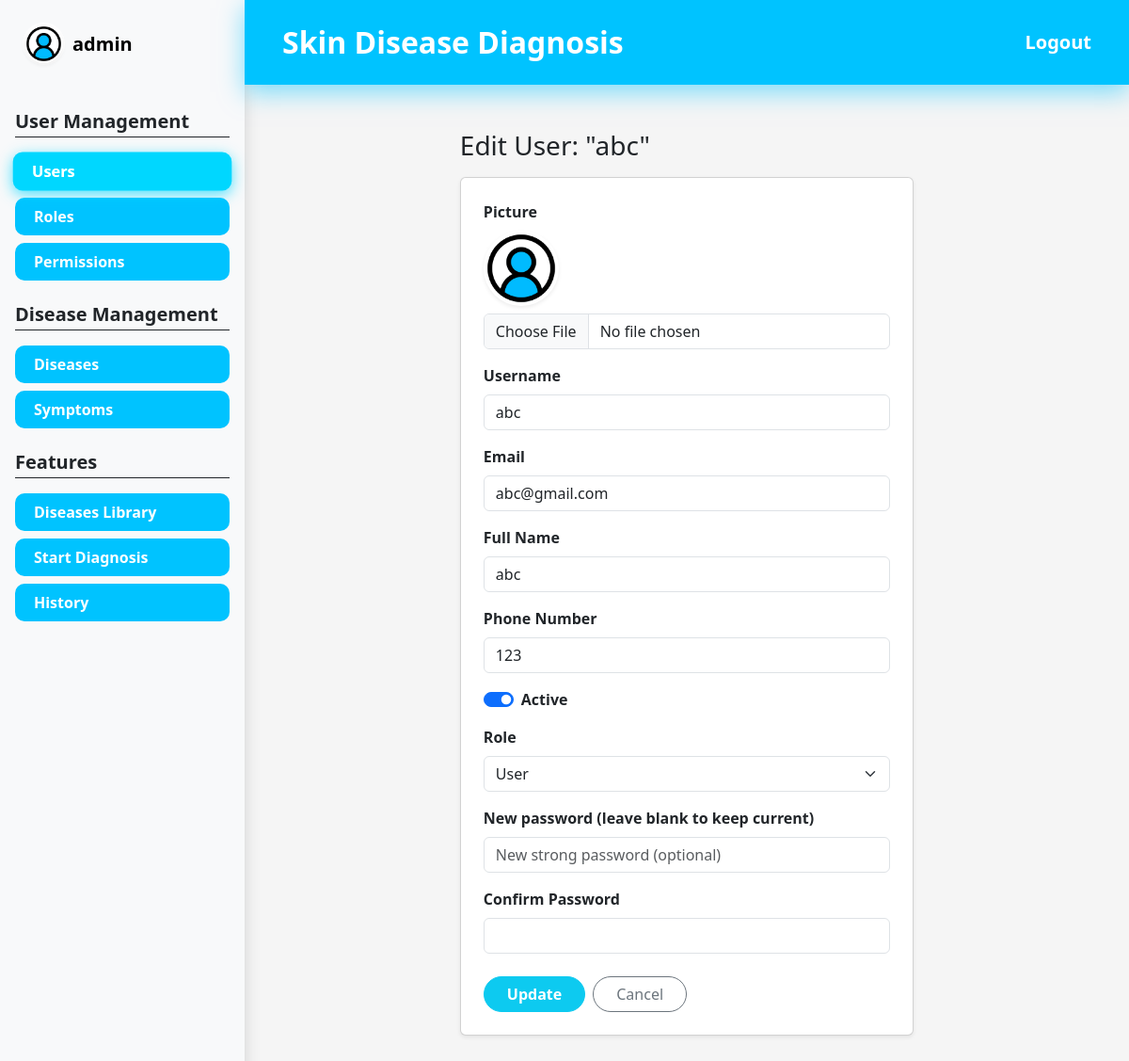
The app's page /users/9/edit (signed in) with its own data.
### app/models/user.py (models this page shows, shortened)
class User(UserMixin, db.Model):
    __tablename__ = "users"
    id = db.Column(db.Integer, primary_key=True)
    username = db.Column(db.String(80), unique=True, nullable=False)
    email = db.Column(db.String(120), unique=True, nullable=False)
    full_name = db.Column(db.String(120), nullable=False)
    phone_number = db.Column(db.String(15), unique=True, nullable=False)
    is_active = db.Column(db.Boolean, default=True, nullable=False)
    password_hash = db.Column(db.String(255), nullable=False)
    picture = db.Column(db.String(255))
    created_at = db.Column(db.DateTime, default=datetime.utcnow, nullable=False)
    updated_at = db.Column(db.DateTime, default=datetime.utcnow, onupdate=datetime.utcnow, nullable=False)
    roles = db.relationship("Role", secondary=user_roles, back_populates="users")
    diagnoses = db.relationship("Diagnose", secondary=user_diagnoses, back_populates="users")
    def has_role(self, role_name: str) -> bool:
        return any(role.name == role_name for role in self.roles)
    @property
    def is_admin(self) -> bool:
        return self.has_role("Admin")

### app/routes/user_routes.py (the view, shortened to what this page needs)
@user_bp.route("/<int:user_id>/edit", methods=["GET", "POST"])
@login_required
@has_permission("user.manage")
def edit(user_id: int):
    user = UserService.get_user_by_id(user_id)
    if user is None:
        abort(404)
    form = UserEditForm(original_user=user, obj=user)
    return render_template("users/edit.html", form=form, user=user)

### app/forms/user_forms.py (called while the page is built)
def _role_choice():
    return [
        (role.id, role.name)
        for role in db.session.scalars(
            db.select(Role).order_by(Role.name)
        )
    ]

### app/services/user_service.py (called while the page is built)
    @staticmethod
    def get_user_by_id(user_id: int) -> Optional[User]:
        return User.query.get(user_id)

### app/templates/users/edit.html (shortened to what this page needs)
{% extends "layouts/base.html" %}
{% block content %}
<div class="row">
    <div class="col-lg-8 col-xl-7 mx-auto">
        <h1 class="h3 mb-3">Edit User: "{{ user.username }}"</h1>
        <div class="card shadow-sm p-4">
            {% include "users/_form.html" %}
        </div>
    </div>
</div>
{% endblock %}

### app/templates/layouts/base.html (shortened to what this page needs)
<!DOCTYPE html>
<html lang="en">
<head>
    <link href="https://cdn.jsdelivr.net/npm/bootstrap@5.3.0/dist/css/bootstrap.min.css" rel="stylesheet" />
    <link rel="stylesheet" href="{{ url_for('static', filename='css/style.css') }}" />
</head>
<body>
    <div class="d-flex min-vh-100">
        <aside class="sidebar d-none d-md-flex flex-column bg-light shadow">
            <div class="sidebar-user-header p-4 d-flex align-items-center mb-4">
                <div class="user-avatar-small me-2">
                    <img src="{% if current_user.is_authenticated and current_user.picture %}
                            {{ url_for('static', filename='uploads/' ~ current_user.picture) }}
                        {% else %}{{ url_for('static', filename='images/8358770.png') }}
                        {% endif %}"
                    class="rounded-circle w-100 h-100 shadow-sm"
                    style="object-fit: cover;">
                </div>
                <span class="text-black fw-bold fs-5">{{ current_user.username if current_user.is_authenticated else "User" }}</span>
            </div>
            {% if current_user.is_authenticated %}
                {% if current_user.roles %}
                    {% set role_list = current_user.roles | map(attribute='name') | map('lower') | list %}
                {% elif current_user.role %}
                    {% set role_list = [current_user.role.name | lower] if current_user.role.name is defined else [current_user.role | lower] %}
                {% else %}
                    {% set role_list = [] %}
                {% endif %}
                {% set is_admin_user = (current_user.is_admin is defined and current_user.is_admin) or ('admin' in role_list) %}
                {% set is_dermatologist_user = 'dermatologist' in role_list %}
                {% if is_admin_user %}
                    <div class="px-3 mb-4">
                        <h5 class="fw-bold text-dark border-bottom border-dark pb-1 mb-3">User Management</h5>
                        <nav class="nav flex-column gap-2">
                            <a href="{{ url_for('users.index') }}" class="sidebar-link {% if request.blueprint == 'users' %}active{% endif %}">Users</a>
                            <a href="{{ url_for('roles.index') }}" class="sidebar-link {% if request.blueprint == 'roles' %}active{% endif %}">Roles</a>
                            <a href="{{ url_for('permissions.index') }}" class="sidebar-link {% if request.blueprint == 'permissions' %}active{% endif %}">Permissions</a>
                        </nav>
                    </div>
                {% endif %}
                {% if is_admin_user or is_dermatologist_user %}
                    <div class="px-3 mb-4">
                        <h5 class="fw-bold text-dark border-bottom border-dark pb-1 mb-3">Disease Management</h5>
                        <nav class="nav flex-column gap-2">
                            <a href="{{ url_for('rules.index') }}" class="sidebar-link {% if request.blueprint == 'rules' %}active{% endif %}">Diseases</a>
                            <a href="{{ url_for('facts.index') }}" class="sidebar-link {% if request.blueprint == 'facts' %}active{% endif %}">Symptoms</a>
                        </nav>
                    </div>
                {% endif %}
                <div class="px-3 mb-4">
                    <h5 class="fw-bold text-dark border-bottom border-dark pb-1 mb-3">Features</h5>
                    <nav class="nav flex-column gap-2">
                        <a href="{{ url_for('diagnoses.dashboard') }}" class="sidebar-link {% if request.endpoint == 'diagnoses.dashboard' %}active{% endif %}">Diseases Library</a>
                        <a href="{{ url_for('diagnoses.diagnose') }}" class="sidebar-link {% if request.endpoint == 'diagnoses.diagnose' %}active{% endif %}">Start Diagnosis</a>
                        <a href="{{ url_for('diagnoses.diagnose_history') }}" class="sidebar-link {% if request.endpoint == 'diagnoses.diagnose_history' %}active{% endif %}">History</a>
                    </nav>
                </div>
            {% endif %}
        </aside>
        <div class="flex-grow-1 bg-custom-gray-light">
            <nav class="navbar navbar-expand-lg navbar-dark bg-custom-blue header-glow p-3">
                <div class="container-fluid px-4">
                    <a class="navbar-brand fw-bold fs-2" href="#">Skin Disease Diagnosis</a>
                    <div class="ms-auto">
                        {% if current_user.is_authenticated %}
                            <a href="{{ url_for('auth.logout') }}" class="text-white fw-bold text-decoration-none fs-5">Logout</a>
                        {% else %}
                            <a href="{{ url_for('auth.login') }}" class="text-white fw-bold text-decoration-none fs-5">Login</a>
                        {% endif %}
                    </div>
                </div>
            </nav>
            <main class="p-5">
                {% block content %}{% endblock %}
            </main>
        </div>
    </div>
</body>
</html>

### app/templates/users/_form.html (shortened to what this page needs)
<form method="POST" enctype="multipart/form-data">
    <div class="mb-3">
        {{ form.picture.label(class="form-label fw-bold") }}
        {% if user is defined and user.picture %}
            <div class="mb-2">
                <img src="{{ url_for('static', filename='uploads/' ~ user.picture) }}"
                    alt="Current Profile Picture"
                    class="rounded-circle shadow-sm"
                    style="width:80px; height:80px; object-fit:cover;">
            </div>
        {% else %}
            <div class="mb-2">
                <img src="{{ url_for('static', filename='images/8358770.png') }}"
                    alt="Default Profile Picture"
                    class="rounded-circle shadow-sm"
                    style="width:80px; height:80px; object-fit:cover;">
            </div>
        {% endif %}
        {{ form.picture(class="form-control") }}
    </div>
    <div class="mb-3">
        {{ form.username.label(class="form-label fw-bold") }}
        {{ form.username(class="form-control") }}
    </div>
    <div class="mb-3">
        {{ form.email.label(class="form-label fw-bold") }}
        {{ form.email(class="form-control") }}
    </div>
    <div class="mb-3">
        {{ form.full_name.label(class="form-label fw-bold") }}
        {{ form.full_name(class="form-control") }}
    </div>
    <div class="mb-3">
        {{ form.phone_number.label(class="form-label fw-bold") }}
        {{ form.phone_number(class="form-control") }}
    </div>
    <div class="form-check form-switch mb-3">
        {{ form.is_active(class="form-check-input") }}
        {{ form.is_active.label(class="form-check-label fw-bold") }}
    </div>
    <div class="mb-3">
        {{ form.role_id.label(class="form-label fw-bold") }}
        {{ form.role_id(class="form-select") }}
    </div>
    <div class="mb-3">
        {{ form.password.label(class="form-label fw-bold") }}
        {{ form.password(class="form-control") }}
    </div>
    <div class="mb-3">
        {{ form.confirm_password.label(class="form-label fw-bold") }}
        {{ form.confirm_password(class="form-control") }}
    </div>
    <div class="mt-4 d-flex gap-2">
        {{ form.submit(class="btn btn-info text-white rounded-pill px-4 fw-bold") }}
        <a href="{{ url_for('users.index') }}" class="btn btn-outline-secondary rounded-pill px-4">Cancel</a>
    </div>
</form>

### app/static/css/style.css (style rules this page uses)
body { background-color: #f5f5f5; }
.bg-custom-blue { background-color: #00c3ff !important; }
.sidebar { width: 260px; min-width: 260px; background-color: #f8f9fa; }
.header-glow { box-shadow: 0px 8px 20px rgba(0, 195, 255, 0.4); position: relative; z-index: 10; }
.sidebar-link { display: block; width: 100%; padding: 8px 20px; background-color: #00c3ff; color: white !important; text-decoration: none; font-weight: bold; border-radius: 10px; transition: all 0.2s ease-in-out; border: none; text-align: left; }
.sidebar-link:hover, .sidebar-link.active { box-shadow: 0px 4px 15px rgba(0, 195, 255, 0.7); transform: scale(1.02); filter: brightness(1.1); }
.user-avatar-small { width: 45px; height: 45px; background: white; border-radius: 50%; padding: 2px; }
.header-glow { box-shadow: 0px 8px 20px rgba(0, 195, 255, 0.5); z-index: 1; position: relative; }
.bg-custom-blue { background-color: #00c3ff; }
.header-glow { box-shadow: 0px 8px 25px rgba(0, 195, 255, 0.5); z-index: 1; position: relative; }

### records on screen
User: is_active+username "admin"
User: username "abc", email "abc@gmail.com", full_name "abc", phone_number "123", is_active "☑"
